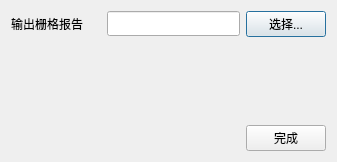
<?xml version="1.0" encoding="UTF-8"?>
<ui version="4.0">
 <class>ipfModelerRasterInfoPrintDialog</class>
 <widget class="QDialog" name="ipfModelerRasterInfoPrintDialog">
  <property name="geometry">
   <rect>
    <x>0</x>
    <y>0</y>
    <width>337</width>
    <height>162</height>
   </rect>
  </property>
  <property name="windowTitle">
   <string>ipfModelerRasterInfoPrintDialog</string>
  </property>
  <layout class="QVBoxLayout" name="verticalLayout">
   <item>
    <layout class="QHBoxLayout" name="horizontalLayout_4">
     <item>
      <widget class="QLabel" name="label_4">
       <property name="minimumSize">
        <size>
         <width>90</width>
         <height>25</height>
        </size>
       </property>
       <property name="text">
        <string>输出栅格报告</string>
       </property>
      </widget>
     </item>
     <item>
      <widget class="QLineEdit" name="lineEdit_2">
       <property name="minimumSize">
        <size>
         <width>0</width>
         <height>25</height>
        </size>
       </property>
      </widget>
     </item>
     <item>
      <widget class="QPushButton" name="pushButton_2">
       <property name="minimumSize">
        <size>
         <width>75</width>
         <height>25</height>
        </size>
       </property>
       <property name="text">
        <string>选择...</string>
       </property>
      </widget>
     </item>
    </layout>
   </item>
   <item>
    <spacer name="verticalSpacer">
     <property name="orientation">
      <enum>Qt::Vertical</enum>
     </property>
     <property name="sizeHint" stdset="0">
      <size>
       <width>20</width>
       <height>63</height>
      </size>
     </property>
    </spacer>
   </item>
   <item>
    <layout class="QHBoxLayout" name="horizontalLayout">
     <item>
      <spacer name="horizontalSpacer">
       <property name="orientation">
        <enum>Qt::Horizontal</enum>
       </property>
       <property name="sizeHint" stdset="0">
        <size>
         <width>40</width>
         <height>20</height>
        </size>
       </property>
      </spacer>
     </item>
     <item>
      <widget class="QPushButton" name="pushButton">
       <property name="minimumSize">
        <size>
         <width>75</width>
         <height>25</height>
        </size>
       </property>
       <property name="text">
        <string>完成</string>
       </property>
      </widget>
     </item>
    </layout>
   </item>
  </layout>
 </widget>
 <layoutdefault spacing="6" margin="11"/>
 <resources/>
 <connections/>
</ui>
